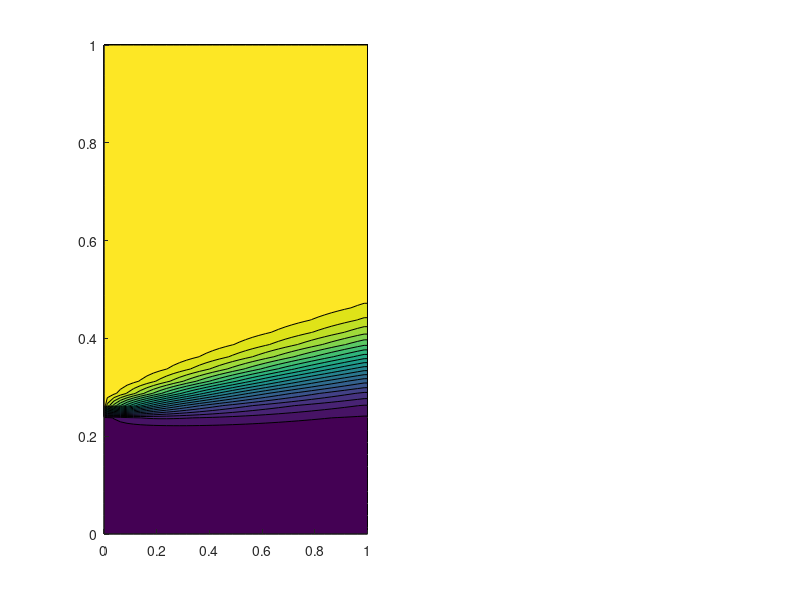

The MATLAB script that drew this image: (Note: this script raises an error after producing the figure.)
%% FVM solution of 2D steady-state scalar transport equation
% flshbc @ Github | Spring 2025 | modification
%% Intro
% an extension based on fvm1dtransport.m, focused on specific 2D case
% inflow from south and west, while west BC is divided into 2 parts
% upwind/linear scheme for convection term, linear term for diffusion term
% study 1: artificial diffusion from upwind scheme (where gamma = 0 and diffusion still exists)
% study 2: linear scheme's unboundness/oscillatory behavior when |Pe_dx| > 2 (FVM solution violates maximum principle)
% study 3: indices and interpolations for 2D field
close all;clear;clc;
%% GE
rho = 1; % density
u = 1000; % velocity (forced convection), stands for Pe
v = 100;
Lx = 1;       % domain size
Ly = 1;
gamma = 1;  % diffusive coexfficient
%% scheme
conv='upwind'; %linear or upwind
%% geo
Nx = 40;      % Number of cells
Ny = 40;
Deltax = Lx/(Nx);
Deltay = Ly/(Ny);
N=Nx*Ny;

eq=@(i,j) j+(i-1)*Ny; % index convert
A = zeros(N,N);
b   = zeros(N,1);
%% BC
% BC setting
phi_s=0;   % south and west: Dirichlet, north and east: zero gradient
phi_w1=0;
phi_w2=1; 
% BC assigning
phi_w=zeros(Ny,1);
phi_w(1:int64(Ny/4),1)=phi_w1;
phi_w(int64(Ny/4)+1:end,1)=phi_w2;
%% dimensionless number
% Peclet(dx) numbers
Pe = rho*u*Lx/gamma;
Pe_y = rho*v*Ly/gamma;
Pe_dx=rho*u*Deltax/gamma;
Pe_dy=rho*v*Deltay/gamma;
fprintf('Nx = %d, Ny = %d\n',Nx,Ny);
fprintf('memory usage: %.4f MB\n',N*N/10^6*8);
fprintf('Pe_dx = %.4f, Pe_dy = %.4f\n',Pe_dx,Pe_dy);
%% FVM: upwind & linear 
switch conv
    case ('upwind')
        disp('convective term: upwind scheme');
        for i = 1:Nx
            for j = 1:Ny
                % West flux
                % Boundary cell
                if i==1
                    dif=2*gamma/Deltax*Deltay;
                    con=rho*u*Deltay;
                    b(eq(i,j),1) =  (dif +con)*phi_w(j);
                    A(eq(i,j),eq(i,j)) = A(eq(i,j),eq(i,j)) +dif;
                    % Internal cells
                else
                    dif=gamma/Deltax*Deltay;
                    con=rho*u*Deltay;
                    A(eq(i,j),eq(i,j)-Ny) = A(eq(i,j),eq(i,j)-Ny) -dif -max(con,0);
                    A(eq(i,j),eq(i,j)) = A(eq(i,j),eq(i,j)) +dif -min(con,0);
                end

                % East flux
                % internal
                if i<Nx
                    dif=gamma/Deltax*Deltay;
                    con=rho*u*Deltay;
                    A(eq(i,j),eq(i,j)+Ny) = A(eq(i,j),eq(i,j)+Ny) -dif + min(con,0);
                    A(eq(i,j),eq(i,j)) = A(eq(i,j),eq(i,j)) +dif +max(con,0);
                    % boundary
                elseif i==Nx
                    con=rho*u*Deltay;
                    A(eq(i,j),eq(i,j)) = A(eq(i,j),eq(i,j)) +max(con,0);
                end

                % South flux
                % boundary
                if j==1
                    dif=2*gamma/Deltay*Deltax;
                    con=rho*v*Deltax;
                    b(eq(i,j),1) =  (dif +con)*phi_s;
                    A(eq(i,j),eq(i,j)) = A(eq(i,j),eq(i,j)) +dif;
                    % internal
                else
                    dif=gamma/Deltay*Deltax;
                    con=rho*v*Deltax;
                    A(eq(i,j),eq(i,j)-1) = A(eq(i,j),eq(i,j)-1) -dif -max(con,0);
                    A(eq(i,j),eq(i,j)) = A(eq(i,j),eq(i,j)) +dif - min(con,0);
                end

                % North flux
                % internal
                if j<Ny
                    dif=gamma/Deltay*Deltax;
                    con=rho*v*Deltax;
                    A(eq(i,j),eq(i,j)+1) = A(eq(i,j),eq(i,j)+1) -dif + min(con,0);
                    A(eq(i,j),eq(i,j)) = A(eq(i,j),eq(i,j)) +dif + max(con,0);
                    %boundary
                elseif j==Ny
                    con=rho*v*Deltax;
                    A(eq(i,j),eq(i,j)) = A(eq(i,j),eq(i,j)) +con;
                end
            end
        end

    case {'linear'}
        disp('convective term: linear scheme');
        for i = 1:(Nx)
            for j = 1:Ny
                % West flux
                % Boundary
                if i==1
                    dif=2*gamma/Deltax*Deltay;
                    con=rho*u*Deltay;
                    b(eq(i,j),1) =  (dif +con)*phi_w(j);
                    A(eq(i,j),eq(i,j)) = A(eq(i,j),eq(i,j)) +dif;
                    % Internal
                else
                    dif=gamma/Deltax*Deltay;
                    con=rho*u*Deltay/2;
                    A(eq(i,j),eq(i,j)-Ny) = A(eq(i,j),eq(i,j)-Ny) -dif -con;
                    A(eq(i,j),eq(i,j)) = A(eq(i,j),eq(i,j)) +dif -con;
                end

                % East flux
                % internal
                if i<Nx
                    dif=gamma/Deltax*Deltay;
                    con=rho*u*Deltay/2;
                    A(eq(i,j),eq(i,j)+Ny) = A(eq(i,j),eq(i,j)+Ny) -dif +con;
                    A(eq(i,j),eq(i,j)) = A(eq(i,j),eq(i,j)) +dif +con;
                    % boundary
                elseif i==Nx
                    % dif=2*gamma/Deltax*Deltay; not used for outflow BC
                    con=rho*u*Deltay;
                    A(eq(i,j),eq(i,j)) = A(eq(i,j),eq(i,j)) +con;
                end

                % South flux
                % boundary
                if j==1
                    dif=2*gamma/Deltay*Deltax;
                    con=rho*v*Deltax;
                    b(eq(i,j),1) =  (dif +con)*phi_s;
                    A(eq(i,j),eq(i,j)) = A(eq(i,j),eq(i,j)) +dif;
                    % internal
                else
                    dif=gamma/Deltay*Deltax;
                    con=rho*v*Deltax/2;
                    A(eq(i,j),eq(i,j)-1) = A(eq(i,j),eq(i,j)-1) -dif -con;
                    A(eq(i,j),eq(i,j)) = A(eq(i,j),eq(i,j)) +dif - con;
                end

                % North flux
                % internal
                if j<Ny
                    dif=gamma/Deltay*Deltax;
                    con=rho*v*Deltax/2;
                    A(eq(i,j),eq(i,j)+1) = A(eq(i,j),eq(i,j)+1) -dif +con;
                    A(eq(i,j),eq(i,j)) = A(eq(i,j),eq(i,j)) +dif +con;
                    % boundary
                elseif j==Ny
                    dif=2*gamma/Deltay*Deltax;
                    con=rho*v*Deltax;
                    A(eq(i,j),eq(i,j)) = A(eq(i,j),eq(i,j)) +con;
                end
            end
        end

end  

phi = A\b; %[A][phi]=[b], dimension: N=Nx*Ny

%% data processing

x=[0 Deltax/2:Deltax:Lx-Deltax/2 Lx]; 
y=[0 Deltay/2:Deltay:Ly-Deltay/2 Ly];
phi_2D = zeros(Nx,Ny);
for i=1:Nx
    for j=1:Ny
        phi_2D(i,j)=phi(eq(i,j));
    end
end
phi_plot=zeros(Nx+2,Ny+2);             % result for plotting (incl. cell centre and boundary face values: 2 extra elements in each direction)
phi_plot(2:end-1,2:end-1)=phi_2D(:,:); % replace cell centre values from solution
phi_plot(:,1)=phi_s;                   % south and west boundary: Dirichlet
phi_plot(1,2:end-1)=phi_w(:);
phi_plot(:,end)=phi_plot(:,end-1);     % east and north boundaries: zero gradient
phi_plot(end,:)=phi_plot(end-1,:);

%% plot
f1 = figure('Units','normalized','Position',[0.1 0.25 0.8 0.5]);
subplot(1,2,1);
contourf(x,y,phi_plot',20,'edgecolor','none');
colormap('default');
hold on;
plot([0.5 0.5],[0 1],'r--');
set(gca,'Fontsize',14);
xlabel('x');
ylabel('y');
title('FVM solution');
axis equal; colorbar;
%clim([0,1]); % filter possible unboundness
subplot(1,2,2);
plot(y,phi_plot(Nx/2,:),'ro-','linewidth',2);
set(gca,'Fontsize',14);
xlabel('y');
ylabel('\phi');
title('solution on the mid-line');
hold on;grid on;axis equal;

